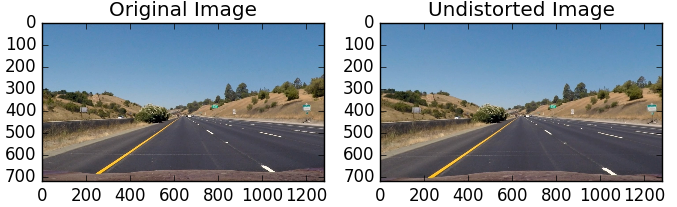
#> input picture snapshots/undistorted_img.png, 677 x 207 px
$ python -i imgProcessor.py   (imports and definitions only)   (older library calls are emulated)
#> lines starting #> are read from the running program, lines starting #| are printed output that depends on the picture; after the words box and inside, x2 and y2 are one past the last pixel; in counts of white or black regions, pixels touching at a corner belong together
import numpy as np
import cv2
import glob
import matplotlib.pyplot as plt
import matplotlib.image as mpimg
import pickle

class camCalibration:
    # [62 lines left out: functions __init__, calibrateCamera, not called in this run]

    def undistortImg(self, img):
        image = cv2.undistort(img, self.cam_cal["mtx"], self.cam_cal["dist"], None, self.cam_cal["mtx"])
        return image

class laneFinder:
    def __init__(self):
        self.kernel_size = 15
        self.gradx_thres = (30, 100)
        self.grady_thres = (30, 100)
        self.mag_thres = (30, 100)
        self.dir_thres = (3*np.pi/12, 5*np.pi/12) #45deg to 60deg
        self.h_thres = (150, 255)
        self.l_thres= (180, 255)
        self.s_thres = (0, 100)

    ## Calculates x or y gradient
    # [17 lines left out: function abs_sobel_thresh, not called in this run]

    ## Calculates gradient magnitude
    def mag_thresh(self, img, sobel_kernel=3, mag_thresh=(30, 100)):
        # Convert to grayscale
#> called with sobel_kernel = 3, mag_thresh = (30, 100)
        gray = cv2.cvtColor( img, cv2.COLOR_RGB2GRAY )
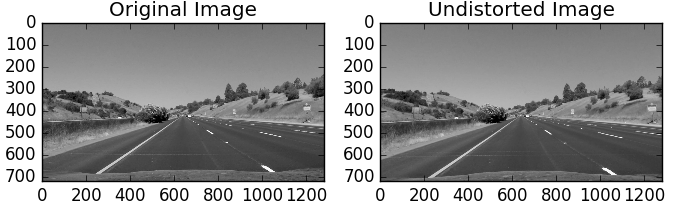
#> gray: shape (207, 677); min 0, max 255, mean 153.2
        # Take the derivative in x direction
        sobelx64f = cv2.Sobel(gray,cv2.CV_64F,1,0,ksize=sobel_kernel)
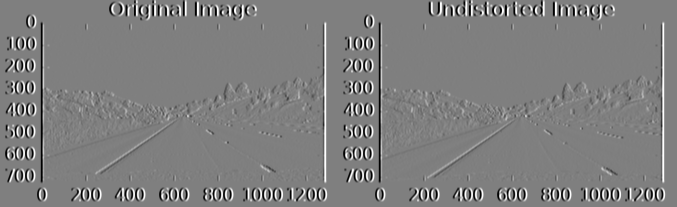
#> sobelx64f: shape (207, 677) float64; min -1020, max 1020, mean 0; drawn with min black and max white
        # Take the derivative in y direction
        sobely64f = cv2.Sobel(gray,cv2.CV_64F,0,1,ksize=sobel_kernel)
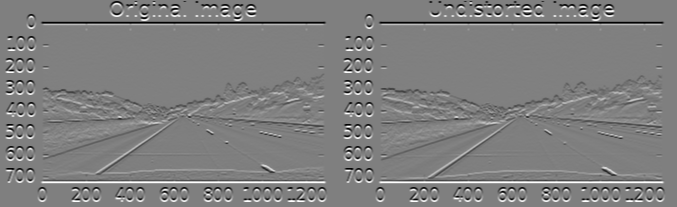
#> sobely64f: shape (207, 677) float64; min -1020, max 1020, mean 0.1; drawn with min black and max white
        # Calculate the magnitude
        abs_sobel64f = np.sqrt(np.power(sobelx64f, 2) + np.power(sobely64f, 2))
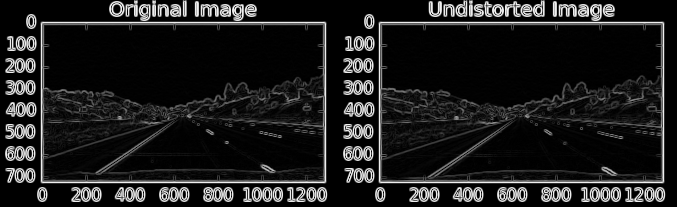
#> abs_sobel64f: shape (207, 677) float64; min 0, max 1084.7, mean 126.4; drawn with min black and max white
        # Scale to 8-bit (0 - 255) then convert to type = np.uint8
        scaled_sobel = np.uint8(255*abs_sobel64f/np.max(abs_sobel64f))
        # Apply threshold
        mag_binary = np.zeros_like(scaled_sobel)
        mag_binary[(scaled_sobel > mag_thresh[0]) & (scaled_sobel <= mag_thresh[1])] = 1
        # Return this mask as the binary_output image
        return mag_binary

    ## Calculates direction gradient
    # [112 lines left out: functions dir_threshold, hls_threshold, luv_threshold, select_yellow, select_white, get_threshold_img, not called in this run]

    ## This function uses the internal functions of class 'edgeDetector' and returns the edge image
    def get_lane_img(self, image):
        laneImg = self.get_threshold_img(image)
        return laneImg

class imgUnwarper:
    # [70 lines left out: functions __init__, getTransformMatrix, getInvTransformMatrix, unwarpImage, not called in this run]

>>> import cv2
>>> picture = cv2.cvtColor(cv2.imread('snapshots/undistorted_img.png'), cv2.COLOR_BGR2RGB)
>>> result = laneFinder().mag_thresh(picture)
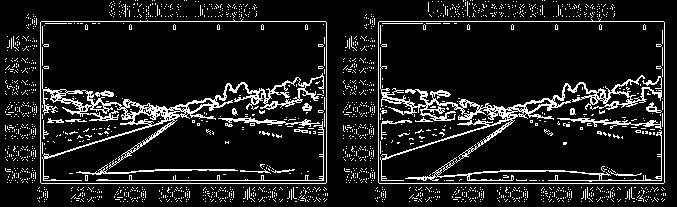
#> result: shape (207, 677); values 0 (black) and 1 (white), 11.2% white in thin lines or dots

$ run again, on snapshots/hls_white.png
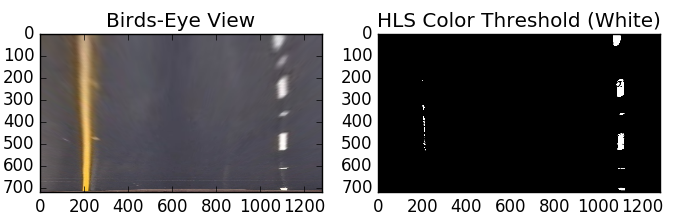
#> input picture snapshots/hls_white.png, 679 x 221 px
#> in mag_thresh, `sobely64f = cv2.Sobel(gray,cv2.CV_64F,0,1,ksize=sobel_kernel)`:
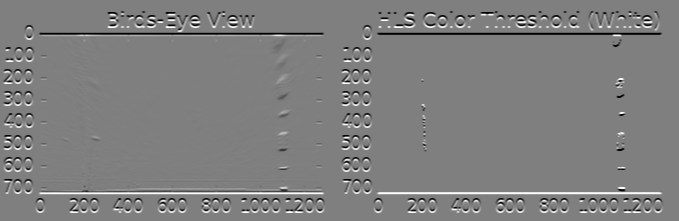
#> sobely64f: shape (221, 679) float64; min -1020, max 1020, mean 0; drawn with min black and max white
#> `result = laneFinder().mag_thresh(picture)`:
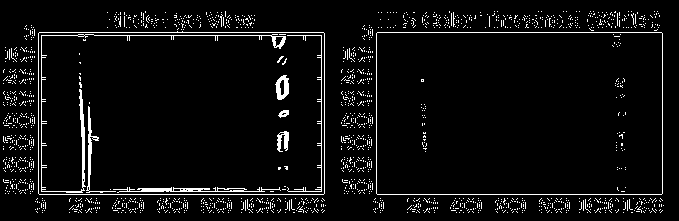
#> result: shape (221, 679); values 0 (black) and 1 (white), 5.3% white in thin lines or dots, all inside (x1, y1, x2, y2) = (3, 11, 664, 213)
